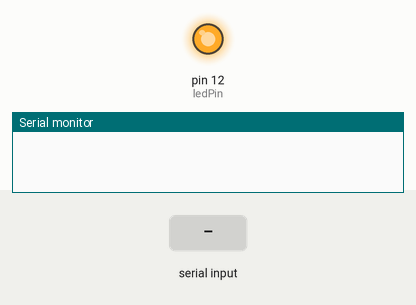
A sketch run on a simulated Arduino Uno, built with avr-gcc and run on an emulated ATmega328P. On the bench: output pins drawn as LEDs (lit = HIGH), the last lines printed to the serial monitor. Inputs (shaded band) come from the test bench.

Above: at 1.2 s.
1.3 s: "off\n" received over Serial
At 2.5 s:
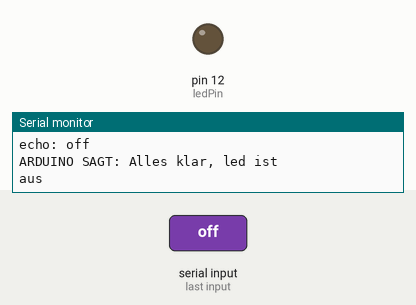
2.8 s: "on\n" received over Serial
At 3.7 s:
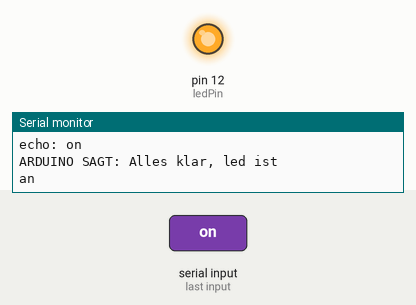
Timing chart, 0 to 5.8 s (numbered marks = the images above; inputs shaded):
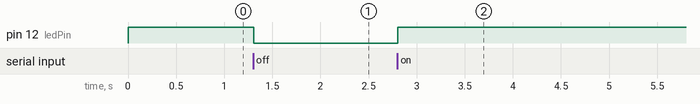

The sketch:

led-example.ino
```cpp
#define ledPin 12
String inputString;


void setup() {
    Serial.begin(9600);
    pinMode(ledPin, OUTPUT);
    digitalWrite(12, HIGH);
}

void loop() {

  while (Serial.available()) {
    inputString = Serial.readStringUntil('\n');
    Serial.print("echo: ");
    Serial.println(inputString);

    Serial.println("ARDUINO SAGT: Alles klar, led ist ");


    if(inputString == "on") {
      digitalWrite(ledPin, HIGH);
      Serial.println("an");
    } else if (inputString == "off"){
      digitalWrite(ledPin, LOW);
      Serial.println("aus");
    } else {
       Serial.print("keins von beidem weil String ist: ");
      Serial.println(inputString);
    }
  }
}
```

Measured:
- after the input at 1.3 s, pin 12 (ledPin): HIGH → LOW at once
- after the input at 2.8 s, pin 12 (ledPin): LOW → HIGH at once
